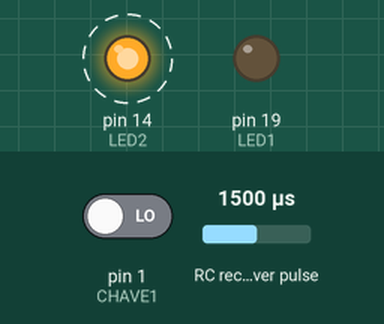
Bench run of a sketch on a simulated Arduino Uno, built with avr-gcc and run on an emulated ATmega328P. Shown: output pins drawn as LEDs (lit = HIGH). Wiring (inferred from the names in the program): RC receiver channel: data pin 2. Dashed ring = blinking. Inputs (shaded band) come from the test bench; at power-on: pin 1 (CHAVE1) LOW, RC receiver pulse 1500 µs.

Above: at 0.07 s.
Timing chart, 0 to 3.0 s (numbered marks = the images above):
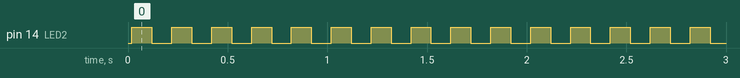

The sketch:

Exerc_cio_1.ino
```cpp
#define CHAVE1 PD1
#define CHAVE2 PD2
#define LED1 PC5
#define LED2 PC0

ISR(INT0_vect){
  PORTC &= ~(1<<LED1);
  for(unsigned char j=0;j<20;j++){
    PORTC |= (1<<LED2);
    _delay_ms(100);
    PORTC &= ~(1<<LED2);
    _delay_ms(100);
  }
}

int main(){

  DDRD = 0;//Todos entradas
  DDRC |= (1<<LED1)|(1<<LED2);//Leds são saídas
  //PORTD |= (1<<CHAVE1)|(1<<CHAVE2);
  PORTC = 0;//Leds desligados
  EICRA = (1<<ISC00);//Interrupção na mudança de nível lógico
  EIMSK = (1<<INT0);//Habilita a INT0
  sei();//Liga o serviço geral de interrupção
  while(1){
    if(PIND & (1<<CHAVE1)){
      PORTC |= (1<<LED1);
      _delay_ms(5000);
      PORTC &= ~(1<<LED1);
      _delay_ms(5000);
    }
  }
}
```

Measured:
- by itself, pin 14 (LED2): alternates HIGH for 0.10 s and LOW for 0.10 s
